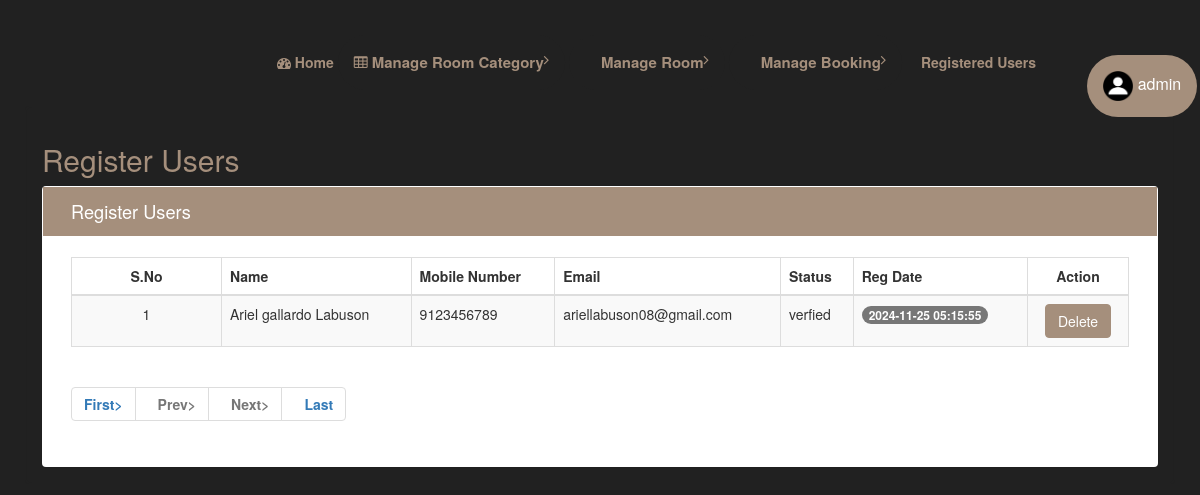
/admin/reg-users.php (signed in), run on the app's committed database.
### tables this page shows
CREATE TABLE `tbluser` (
  `ID` int(10) NOT NULL,
  `FullName` varchar(200) DEFAULT NULL,
  `MobileNumber` bigint(10) DEFAULT NULL,
  `Email` varchar(120) DEFAULT NULL,
  `avatar` text DEFAULT NULL,
  `Password` varchar(120) DEFAULT NULL,
  `status` tinyint(1) NOT NULL,
  `privilege` varchar(255) NOT NULL DEFAULT 'unblocked',
  `code` text NOT NULL,
  `RegDate` timestamp NULL DEFAULT current_timestamp()
);

### admin/reg-users.php (the view, shortened to what this page needs)
<?php
if (strlen($_SESSION['hbmsaid']==0)) {
  header('location:logout.php');
  } else{
?>
<!DOCTYPE HTML>
<html>
<head>
<link href="css/style.css" rel='stylesheet' type='text/css' />
<link href="css/font-awesome.css" rel="stylesheet">
<link rel="stylesheet" href="css/icon-font.min.css" type='text/css' />
</head>
<body>
   <div class="page-container">
	<div class="left-content">
	   <div class="inner-content">
			<?php include_once('includes/header.php');?>
			<div class="content">
<div class="women_main">
	<div class="grids">
					<div class="progressbar-heading grids-heading">
						<h2>Register Users</h2>
					</div>
					<div class="panel panel-widget forms-panel">
						<div class="forms">
							<div class="form-grids widget-shadow" data-example-id="basic-forms">
								<div class="form-title">
									<h4>Register Users </h4>
								</div>
								<div class="form-body">
									     <table class="table table-bordered table-striped table-vcenter js-dataTable-full-pagination">
                                <thead>
                                    <tr>
                                        <th class="text-center">S.No</th>
                                        <th>Name</th>
                                        <th class="d-none d-sm-table-cell">Mobile Number</th>
                                        <th class="d-none d-sm-table-cell">Email</th>
										<th class="d-none d-sm-table-cell">Status</th>
                                        <th class="d-none d-sm-table-cell">Reg Date</th>
                                        <th class="text-center" >Action</th>
                                       </tr>
                                </thead>
                                <tbody>
                                    <?php
                                    if (isset($_GET['pageno'])) {
            $pageno = $_GET['pageno'];
        } else {
            $pageno = 1;
        }
        $no_of_records_per_page = 6;
        $offset = ($pageno-1) * $no_of_records_per_page;
       $ret = "SELECT ID FROM tbluser";
$query1 = $dbh -> prepare($ret);
$query1->execute();
$total_rows=$query1->rowCount();
$total_pages = ceil($total_rows / $no_of_records_per_page);
$sql="SELECT * from tbluser LIMIT $offset, $no_of_records_per_page";
$query = $dbh -> prepare($sql);
$query->execute();
$results=$query->fetchAll(PDO::FETCH_OBJ);
if ($pageno == 1) {
	$cnt=1;
}
elseif ($pageno == 2) {
	$cnt=7;
}
else{
	$cnt=13;
}
if($query->rowCount() > 0)
{
foreach($results as $row)
{               ?>
                                    <tr>
                                        <td class="text-center"><?php echo htmlentities($cnt);?></td>
                                        <td class="font-w600"><?php  echo htmlentities($row->FullName);?></td>
                                        <td class="d-none d-sm-table-cell"><?php  echo htmlentities($row->MobileNumber);?></td>
                                        <td class="d-none d-sm-table-cell"><?php  echo htmlentities($row->Email);?></td>
                                        <td class="d-none d-sm-table-cell"><?php  if ($row->status == 1){
											echo htmlentities("verfied");
										} else {
											echo htmlentities("pending");
										}
											?></td>
                                        <td class="d-none d-sm-table-cell">
                                            <span class="badge badge-primary"><?php  echo htmlentities($row->RegDate);?></span>
                                        </td>
										<td class="d-none d-sm-table-cell" align="center">
											<a href='reg-users.php?deleteid=<?php  echo htmlentities($row->ID);?>'>
    										<button type="submit" class="btn btn-danger" name="delete" onclick="return confirm('Delete this user?')">Delete</button>
											</a></td>
                                    </tr>
                                    <?php $cnt=$cnt+1;}} ?>
                                </tbody>
                            </table>
<div align="left">
    <ul class="pagination" >
        <li><a href="?pageno=1"><strong>First></strong></a></li>
        <li class="<?php if($pageno <= 1){ echo 'disabled'; } ?>">
            <a href="<?php if($pageno <= 1){ echo '#'; } else { echo "?pageno=".($pageno - 1); } ?>"><strong style="padding-left: 10px">Prev></strong></a>
        </li>
        <li class="<?php if($pageno >= $total_pages){ echo 'disabled'; } ?>">
            <a href="<?php if($pageno >= $total_pages){ echo '#'; } else { echo "?pageno=".($pageno + 1); } ?>"><strong style="padding-left: 10px">Next></strong></a>
        </li>
        <li><a href="?pageno=<?php echo $total_pages; ?>"><strong style="padding-left: 10px">Last</strong></a></li>
    </ul>
</div>
								</div>
							</div>
						</div>
					</div>
				</div>
</div>
</div>
</body>
</html><?php }  ?>

### data on the page
tbluser: FullName "Ariel gallardo Labuson", MobileNumber "9123456789", Email "ariellabuson08@gmail.com", RegDate "2024-11-25 05:15:55"
